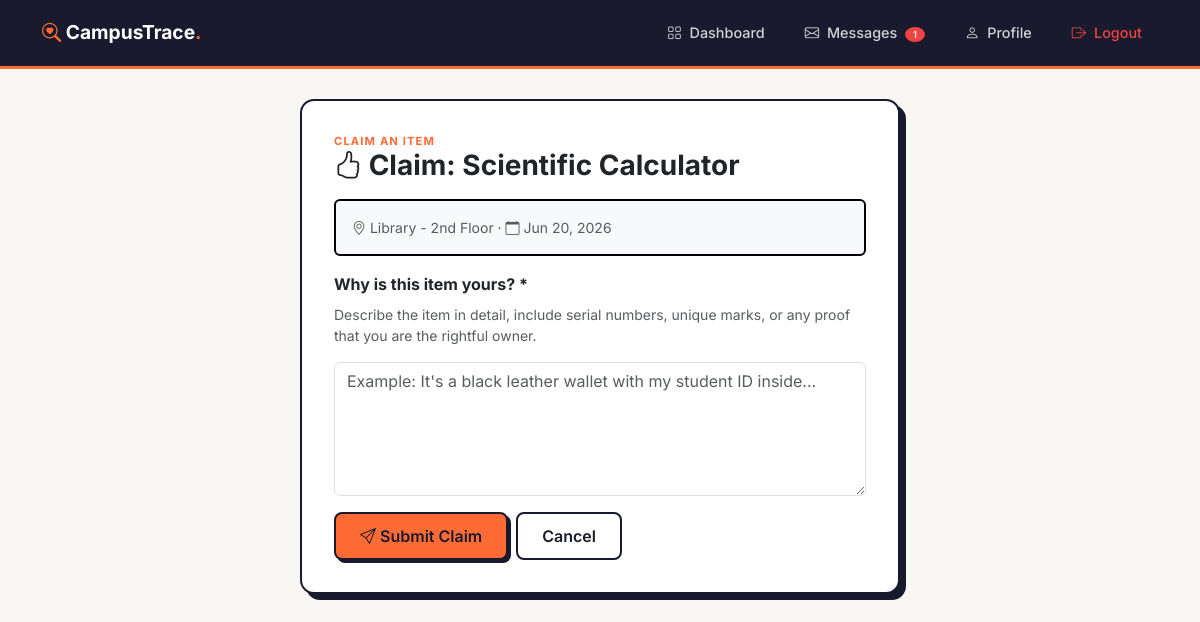
Page /student/claim_item.php?id=30 (signed in) on the committed database.
### tables this page shows
CREATE TABLE `items` (
  `id` int(11) NOT NULL,
  `user_id` int(11) NOT NULL,
  `title` varchar(200) NOT NULL,
  `description` text DEFAULT NULL,
  `category` enum('electronics','accessories','documents','bags','clothing','keys','id_cards','books','others') NOT NULL,
  `type` enum('lost','found') NOT NULL,
  `location` varchar(255) NOT NULL,
  `found_lost_date` date NOT NULL,
  `image_url` varchar(255) DEFAULT NULL,
  `status` enum('open','claimed','returned','closed') DEFAULT 'open',
  `created_at` timestamp NOT NULL DEFAULT current_timestamp()
);

### includes/message_functions.php (called while the page is built, shortened)
<?php
function getUnreadCount($user_id) {
    global $pdo;
    try {
        $stmt = $pdo->prepare("SELECT SUM(
            CASE
                WHEN user1_id = ? THEN unread_count_user1
                WHEN user2_id = ? THEN unread_count_user2
                ELSE 0
            END
        ) as total FROM conversations WHERE user1_id = ? OR user2_id = ?");
        $stmt->execute([$user_id, $user_id, $user_id, $user_id]);
        $result = $stmt->fetch();
        return $result['total'] ?? 0;
    } catch (Exception $e) {
        return 0;
    }
}
?>

### student/claim_item.php (the view, shortened to what this page needs)
<?php
require_once __DIR__ . '/../config/database.php';
$item_id = isset($_GET['id']) ? (int)$_GET['id'] : 0;
$user_id = $_SESSION['user_id'];
$stmt = $pdo->prepare("SELECT * FROM items WHERE id = ? AND status = 'open'");
$stmt->execute([$item_id]);
$item = $stmt->fetch();
require_once __DIR__ . '/../includes/message_functions.php';
$unread_messages = getUnreadCount($user_id);
?>
<!DOCTYPE html>
<html lang="en">
<head>
    <link href="https://cdn.jsdelivr.net/npm/bootstrap@5.3.0/dist/css/bootstrap.min.css" rel="stylesheet">
    <link rel="stylesheet" href="https://cdn.jsdelivr.net/npm/bootstrap-icons@1.11.0/font/bootstrap-icons.css">
</head>
<body>
    <header class="simple-header">
        <div class="container">
            <div class="d-flex align-items-center justify-content-between">
                <a href="../index.php" class="brand"><i class="bi bi-search-heart"></i> CampusTrace<span class="dot">.</span></a>
                <div class="d-flex gap-2">
                    <a href="dashboard.php" class="nav-link"><i class="bi bi-grid"></i> Dashboard</a>
                    <a href="messages.php" class="nav-link"><i class="bi bi-envelope"></i> Messages <?php if ($unread_messages > 0): ?><span class="badge-unread"><?= $unread_messages ?></span><?php endif; ?></a>
                    <a href="profile.php" class="nav-link"><i class="bi bi-person"></i> Profile</a>
                    <a href="../logout.php" class="nav-link btn-logout"><i class="bi bi-box-arrow-right"></i> Logout</a>
                </div>
            </div>
        </div>
    </header>
    <div class="container">
        <div class="form-card">
            <div class="section-eyebrow">Claim an item</div>
            <h3 class="mb-3" style="font-weight: 700;"><i class="bi bi-hand-thumbs-up"></i> Claim: <?= htmlspecialchars($item['title']) ?></h3>
            <div class="mb-3 p-3 bg-light rounded border border-2 border-black">
                <div class="small text-muted"><i class="bi bi-geo-alt"></i> <?= htmlspecialchars($item['location']) ?> · <i class="bi bi-calendar"></i> <?= date('M d, Y', strtotime($item['found_lost_date'])) ?></div>
            </div>
            <form method="POST">
                <div class="mb-3">
                    <label class="form-label fw-bold">Why is this item yours? *</label>
                    <p class="text-muted small">Describe the item in detail, include serial numbers, unique marks, or any proof that you are the rightful owner.</p>
                    <textarea name="proof_description" class="form-control" rows="5" placeholder="Example: It's a black leather wallet with my student ID inside..." required></textarea>
                </div>
                <div class="d-flex gap-2 flex-wrap">
                    <button type="submit" class="btn btn-flame"><i class="bi bi-send"></i> Submit Claim</button>
                    <a href="item_detail.php?id=<?= $item_id ?>" class="btn btn-outline-ink">Cancel</a>
                </div>
            </form>
        </div>
    </div>
</body>
</html>

### student/claim_item.php (style rules this page uses)
:root { --orange: #FF6B35; --black: #1A1A2E; }
* { font-family: 'Inter', sans-serif; }
body { background: #F8F7F4; }
.simple-header { background: var(--black); padding: 14px 0; border-bottom: 3px solid var(--orange); }
.simple-header .brand { font-weight: 700; font-size: 1.2rem; color: white; text-decoration: none; }
.simple-header .brand i { color: var(--orange); }
.simple-header .brand .dot { color: var(--orange); }
.simple-header .nav-link { color: rgba(255,255,255,0.8); text-decoration: none; padding: 8px 16px; border-radius: 8px; font-size: 0.9rem; font-weight: 500; transition: all 0.2s; }
.simple-header .nav-link i { margin-right: 4px; }
.simple-header .nav-link.btn-logout { color: #EF4444; }
.form-card { background: white; border: 2px solid var(--black); border-radius: 14px; padding: 32px; box-shadow: 6px 6px 0 var(--black); max-width: 600px; margin: 30px auto; }
.btn-flame { background: var(--orange); border: 2px solid var(--black); color: var(--black); font-weight: 600; padding: 10px 24px; border-radius: 8px; box-shadow: 3px 3px 0 var(--black); transition: all 0.2s; }
.btn-outline-ink { border: 2px solid var(--black); color: var(--black); font-weight: 600; padding: 10px 24px; border-radius: 8px; }
.section-eyebrow { font-size: 0.7rem; text-transform: uppercase; letter-spacing: 0.1em; color: var(--orange); font-weight: 700; }
.badge-unread { background: #EF4444; color: white; font-size: 0.6rem; padding: 2px 8px; border-radius: 50%; margin-left: 4px; }

### rows in the picture
items: title "Scientific Calculator", location "Library - 2nd Floor", found_lost_date "Jun 20, 2026"

### other values in the picture
$unread_messages "1"
